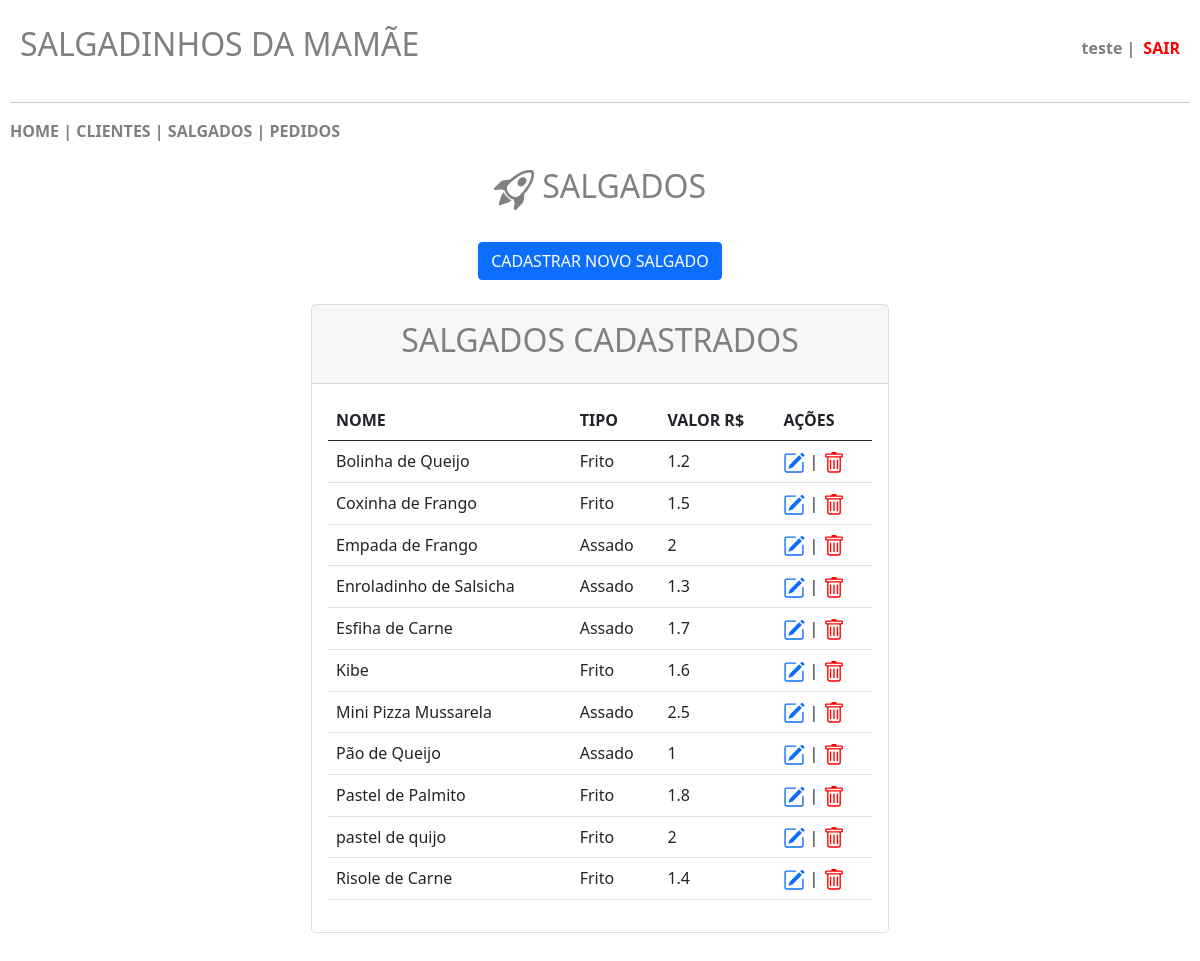
Page /salgados.php (signed in) on the committed database.
### tables this page shows
CREATE TABLE `salgados` (
  `id` int(11) NOT NULL,
  `nome` varchar(200) NOT NULL,
  `tipo` varchar(50) NOT NULL,
  `valor` float NOT NULL
);

### salgados.php (the view, shortened to what this page needs)
<?php
    include 'conecta.php';
?>
<!DOCTYPE html>
<html lang="pt-br">
    <head>
        <link href="https://cdn.jsdelivr.net/npm/bootstrap@5.0.2/dist/css/bootstrap.min.css" rel="stylesheet">
    </head>
    <body>
        <header class="main-header">
            <h2>SALGADINHOS DA MAMÃE</h2>
            <div class="user-info">
                <?php
                    if (!empty($_SESSION["user"])) {
                        $usuario = $_SESSION["user"];
                        echo "<span class='username'>".htmlspecialchars($usuario)." | </span><a class='logout-link' href='sair.php'>SAIR</a>";
                    }
                ?>
            </div>
        </header>
        <hr>
        <nav>
            <?php
                include 'menu.php';
            ?>
        </nav>
        <br>
        <center><h2>&nbsp;SALGADOS</h2></center>
        <br>
        <center><button type="button" class="btn btn-primary" data-bs-toggle="modal" data-bs-target="#exampleModal">
            CADASTRAR NOVO SALGADO
        </button></center>
        <br>
        <div class="row justify-content-center row-cols-1 row-cols-md-2 mb-3 text-center">
            <div class="col">
                <div class="card mb-4 rounded-3 shadow-sw">
                    <div class="card-header py-3">
                        <h2>SALGADOS CADASTRADOS</h2>
                    </div>
                    <div class="card-body text-start">
                        <table class="table table-hover">
                            <thead>
                                <tr>
                                    <th scope="col">NOME</th>
                                    <th scope="col">TIPO</th>
                                    <th scope="col">VALOR R$</th>
                                    <th scope="col">AÇÕES</th>
                                </tr>
                            </thead>
                            <tbody>
                                <tr>
                                    <?php
                                        $pesquisa = mysqli_query($conn, "SELECT * FROM salgados ORDER BY nome");
                                        $row = mysqli_num_rows($pesquisa);
                                        if ($row > 0) {
                                            while ($registro = $pesquisa -> fetch_array()) {
                                                $id = $registro['id'];
                                                $nome = $registro['nome'];
                                                $tipo = $registro['tipo'];
                                                $valor = $registro['valor'];
                                                echo '<td>'.$nome.'</td>';
                                                echo '<td>'.$tipo.'</td>';
                                                echo '<td>'.$valor.'</td>';
                                                echo '<td><a href="salgados_editar.php?id='.$id.'"><svg xmlns="http://www.w3.org/2000/svg" width="22" height="22" fill="currentColor" class="bi bi-pencil-square" viewBox="0 0 16 16">
                                                <path d="M15.502 1.94a.5.5 0 0 1 0 .706L14.459 3.69l-2-2L13.502.646a.5.5 0 0 1 .707 0l1.293 1.293zm-1.75 2.456-2-2L4.939 9.21a.5.5 0 0 0-.121.196l-.805 2.414a.25.25 0 0 0 .316.316l2.414-.805a.5.5 0 0 0 .196-.12l6.813-6.814z"/>
                                                <path fill-rule="evenodd" d="M1 13.5A1.5 1.5 0 0 0 2.5 15h11a1.5 1.5 0 0 0 1.5-1.5v-6a.5.5 0 0 0-1 0v6a.5.5 0 0 1-.5.5h-11a.5.5 0 0 1-.5-.5v-11a.5.5 0 0 1 .5-.5H9a.5.5 0 0 0 0-1H2.5A1.5 1.5 0 0 0 1 2.5z"/>
                                                </svg></a> | <a href="salgados_excluir.php?id='.$id.'"><svg xmlns="http://www.w3.org/2000/svg" width="22" height="22" fill="red" class="bi bi-trash" viewBox="0 0 16 16">
                                                <path d="M5.5 5.5A.5.5 0 0 1 6 6v6a.5.5 0 0 1-1 0V6a.5.5 0 0 1 .5-.5m2.5 0a.5.5 0 0 1 .5.5v6a.5.5 0 0 1-1 0V6a.5.5 0 0 1 .5-.5m3 .5a.5.5 0 0 0-1 0v6a.5.5 0 0 0 1 0z"/>
                                                <path d="M14.5 3a1 1 0 0 1-1 1H13v9a2 2 0 0 1-2 2H5a2 2 0 0 1-2-2V4h-.5a1 1 0 0 1-1-1V2a1 1 0 0 1 1-1H6a1 1 0 0 1 1-1h2a1 1 0 0 1 1 1h3.5a1 1 0 0 1 1 1zM4.118 4 4 4.059V13a1 1 0 0 0 1 1h6a1 1 0 0 0 1-1V4.059L11.882 4zM2.5 3h11V2h-11z"/>
                                                </svg></a></td>';
                                                echo '</tr>';
                                            }
                                        } else {
                                            echo "NÃO HÁ SALGADOS CADASTRADOS!";
                                        }
                                    ?>
                            </tbody>
                        </table>
                    </div>
                </div>
            </div>
        </div>
    </body>
</html>

### salgados.php (style rules this page uses)
body { padding: 5px; margin: 5px; }
h2 { color: gray; }
.main-header { display: flex; justify-content: space-between; align-items: center; padding: 15px 10px; }
.user-info { display: flex; align-items: center; gap: 8px; color: gray; }
.username { font-weight: bold; }
.logout-link { color: red; font-weight: bold; text-decoration: none; }

### rows in the picture
salgados: nome "Bolinha de Queijo", tipo "Frito", valor "1.2"
salgados: nome "Coxinha de Frango", tipo "Frito", valor "1.5"
salgados: nome "Empada de Frango", tipo "Assado", valor "2"
salgados: nome "Enroladinho de Salsicha", tipo "Assado", valor "1.3"
salgados: nome "Esfiha de Carne", tipo "Assado", valor "1.7"
salgados: nome "Kibe", tipo "Frito", valor "1.6"
salgados: nome "Mini Pizza Mussarela", tipo "Assado", valor "2.5"
salgados: nome "Pão de Queijo", tipo "Assado", valor "1"
salgados: nome "Pastel de Palmito", tipo "Frito", valor "1.8"
salgados: nome "pastel de quijo", tipo "Frito", valor "2"
salgados: nome "Risole de Carne", tipo "Frito", valor "1.4"

### other values in the picture
$usuario "teste"
